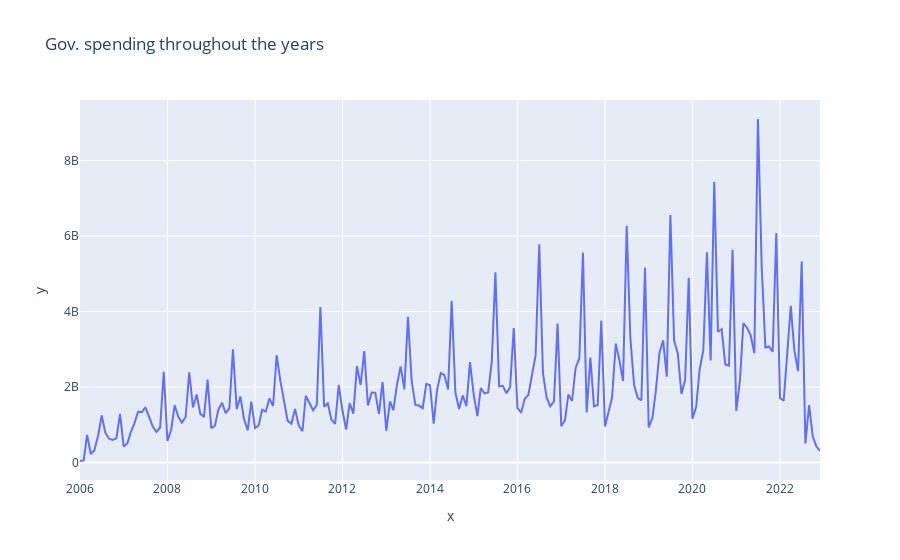

Here is the notebook cell this chart was saved with:
### Code cell
import plotly.express as px

fig = px.line(x=to_use.index.astype(str), y=to_use['AMOUNT'], title='Gov. spending throughout the years')
fig.show()

### Figure 1 — Plotly figure (JSON) as saved in the notebook; plotly's stock layout.template omitted (floating-point values rounded to 4 significant figures; data arrays with more than 128 entries replaced by an {"elided": "..."} marker saying what was removed)
{"data": [{"hovertemplate": "x=%{x}<br>y=%{y}<extra></extra>", "legendgroup": "", "line": {"color": "#636efa", "dash": "solid"}, "marker": {"symbol": "circle"}, "mode": "lines", "name": "", "orientation": "v", "showlegend": false, "type": "scatter", "x": {"elided": "204 str values"}, "xaxis": "x", "y": {"elided": "204 float values"}, "yaxis": "y"}], "layout": {"legend": {"tracegroupgap": 0}, "title": {"text": "Gov. spending throughout the years"}, "xaxis": {"anchor": "y", "domain": [0, 1], "title": {"text": "x"}}, "yaxis": {"anchor": "x", "domain": [0, 1], "title": {"text": "y"}}}}
